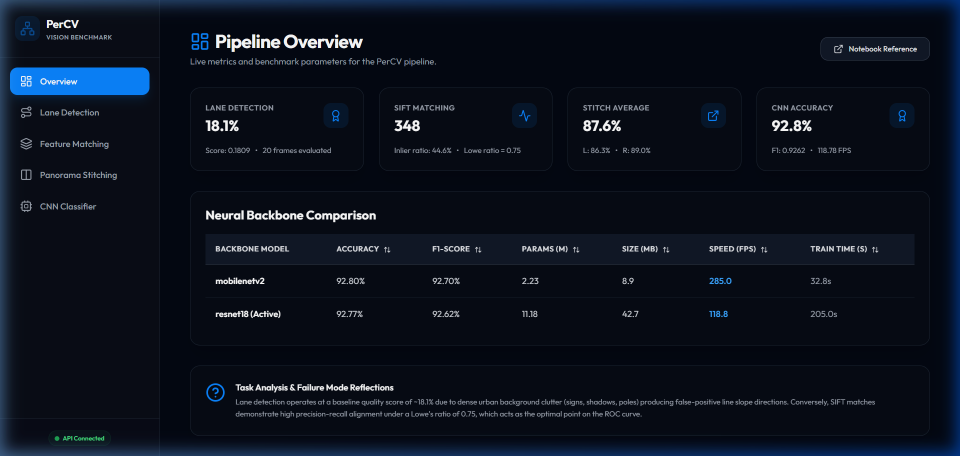
#> input picture docs/images/overview_dashboard.png, 1920 x 912 px (shown at 1/2 size); its folder holds only this picture in this run
$ python run_lanes.py --input-dir ../docs/images
#> lines starting #> are read from the running program, lines starting #| are printed output that depends on the picture; after the words box and inside, x2 and y2 are one past the last pixel; in counts of white or black regions, pixels touching at a corner belong together
### percv_cv/lanes.py
"""
percv_cv.lanes — Task 1: Edge-based lane detection.

Implements Canny edge detection across multiple threshold configs,
Probabilistic Hough Line Transform for lane tracing, and a custom
Lanes Quality Score based on angle-bucket filtering.
"""

from __future__ import annotations
import cv2
import numpy as np
from typing import List, Tuple, Dict, Any, Union
from pathlib import Path

# Try importing config types if available
try:
    from percv_cv.config import Task1Config
except ImportError:
    Task1Config = Any


def preprocess(image: np.ndarray, ksize: Tuple[int, int], sigma: float) -> np.ndarray:
    """Grayscale + Gaussian blur.

    Args:
        image: Source image in BGR format.
        ksize: Gaussian kernel size (width, height).
        sigma: Gaussian kernel standard deviation.

    Returns:
        Grayscale and blurred image.
    """
    if len(image.shape) == 3:
        gray = cv2.cvtColor(image, cv2.COLOR_BGR2GRAY)
    else:
        gray = image.copy()
    return cv2.GaussianBlur(gray, ksize, sigma)


def detect_edges(gray: np.ndarray, low: int, high: int) -> np.ndarray:
    """Canny edge detection for one threshold pair.

    Args:
        gray: Grayscale preprocessed image.
        low: Lower hysteresis threshold.
        high: Upper hysteresis threshold.

    Returns:
        Binary edge map.
    """
    return cv2.Canny(gray, low, high)


def detect_lines(edges: np.ndarray, rho: float, theta_deg: float,
                 threshold: int, min_line_len: int, max_line_gap: int) -> np.ndarray:
    """Probabilistic Hough transform. Returns line segments.

    Args:
        edges: Binary edge map.
        rho: Distance resolution of the accumulator in pixels.
        theta_deg: Angle resolution of the accumulator in degrees.
        threshold: Accumulator threshold parameter.
        min_line_len: Minimum line length.
        max_line_gap: Maximum allowed gap between points on the same line to link them.

    Returns:
        Array of detected lines of shape (N, 1, 4) containing [x1, y1, x2, y2], or None.
    """
    theta_rad = theta_deg * np.pi / 180.0
    return cv2.HoughLinesP(
        edges,
        rho=rho,
        theta=theta_rad,
        threshold=threshold,
        minLineLength=min_line_len,
        maxLineGap=max_line_gap
    )


def lanes_quality_score(lines: np.ndarray) -> float:
    """
    Ratio of line segments whose angle falls in [25°, 75°] or [105°, 155°]
    (realistic lane boundary slopes) to total detected segments.

    Must exactly reproduce the scoring logic implied by context.md — same
    angle buckets, same denominator (total detections, not total possible).

    Failure-Mode Note:
        Dense urban clutter (buildings, traffic signs, vehicles, pedestrian crossings,
        and shadows) produces a high number of false-positive edge detections and
        Hough line segments. Since these clutter lines do not align with the expected
        lane geometry/slopes, they inflate the denominator, yielding a lower overall
        mean Lanes Quality Score (around ~18% or 0.1809 on BDD100K road images).
    """
    if lines is None or len(lines) == 0:
        return 0.0

    m_lines = 0
    for line in lines:
        x1, y1, x2, y2 = line[0]
        dx, dy = x2 - x1, y2 - y1
        angle = np.abs(np.arctan2(dy, dx) * 180.0 / np.pi)
        if angle > 180.0:
            angle -= 180.0
        if (25.0 <= angle <= 75.0) or (105.0 <= angle <= 155.0):
            m_lines += 1

    return m_lines / len(lines)


def run_lane_detection(image_paths: List[Union[str, Path]], config: Union[Task1Config, Dict[str, Any]]) -> Dict[str, Any]:
    """
    Runs all three Canny presets (sensitive/balanced/strict) from config
    across all images, returns a dict with per-image, per-preset scores and
    the overall mean quality score.
    """
    # Normalize config
    if not isinstance(config, dict):
        # Convert dataclass config to dict
        t1_cfg = {
            "num_images": config.num_images,
            "gaussian_ksize": config.gaussian_ksize,
            "gaussian_sigma": config.gaussian_sigma,
            "canny_threshold_pairs": [
                {"low": p.low, "high": p.high, "label": p.label}
                for p in config.canny_threshold_pairs
            ],
            "hough_rho": config.hough_rho,
            "hough_theta_deg": config.hough_theta_deg,
            "hough_threshold": config.hough_threshold,
            "hough_min_line_len": config.hough_min_line_len,
            "hough_max_line_gap": config.hough_max_line_gap
        }
    else:
        t1_cfg = config

    results_by_preset = {}
    preset_mean_scores = {}

    canny_pairs = t1_cfg["canny_threshold_pairs"]
    ksize = t1_cfg["gaussian_ksize"]
    sigma = t1_cfg["gaussian_sigma"]
    rho = t1_cfg["hough_rho"]
    theta_deg = t1_cfg["hough_theta_deg"]
    hough_threshold = t1_cfg["hough_threshold"]
    min_line_len = t1_cfg["hough_min_line_len"]
    max_line_gap = t1_cfg["hough_max_line_gap"]

    for pair in canny_pairs:
        preset_label = pair["label"]
        low, high = pair["low"], pair["high"]
        scores = []
        image_details = []

        for path in image_paths:
            img = cv2.imread(str(path))
            if img is None:
                continue

            gray = preprocess(img, ksize, sigma)
            edges = detect_edges(gray, low, high)
            lines = detect_lines(
                edges,
                rho=rho,
                theta_deg=theta_deg,
                threshold=hough_threshold,
                min_line_len=min_line_len,
                max_line_gap=max_line_gap
            )

            score = lanes_quality_score(lines)
            scores.append(score)
            image_details.append({
                "image_path": str(path),
                "num_lines": len(lines) if lines is not None else 0,
                "quality_score": score
            })

        mean_score = np.mean(scores) if scores else 0.0
        results_by_preset[preset_label] = image_details
        preset_mean_scores[preset_label] = mean_score

    # Balanced Canny config is the primary baseline headline score config
    overall_mean_quality_score = preset_mean_scores.get("balanced", 0.0)

    return {
        "overall_mean_quality_score": overall_mean_quality_score,
        "preset_mean_scores": preset_mean_scores,
        "results_by_preset": results_by_preset
    }

### scripts/run_lanes.py
"""
Run lane detection pipeline (Task 1) and compare results against documented baseline.
"""

import sys
import os
import argparse
import json
import csv
from pathlib import Path
import cv2
import numpy as np

# Ensure repo root is importable
sys.path.insert(0, str(Path(__file__).resolve().parents[1]))

from percv_cv.config import CONFIG
from percv_cv.lanes import preprocess, detect_edges, detect_lines, lanes_quality_score, run_lane_detection


def discover_bdd100k(input_dir_arg: str | None) -> Path:
    """Find BDD100K images folder dynamically or via arguments."""
    if input_dir_arg:
        path = Path(input_dir_arg)
        if path.exists():
            return path
        raise FileNotFoundError(f"Input directory does not exist: {input_dir_arg}")

    # Fallback search path in CONFIG input_root or /kaggle/input
    search_paths = [
        Path(CONFIG.input_root),
        Path("/kaggle/input"),
        Path("./datasets"),
        Path(".")
    ]

    for base_path in search_paths:
        if not base_path.exists():
            continue
        # Search for bdd100k folders recursively up to 3 levels
        for p in base_path.rglob("*"):
            if "bdd100k" in p.name.lower() and p.is_dir():
                # Look for an images folder inside
                for sub in p.rglob("images"):
                    if sub.is_dir():
                        return sub
                return p

    raise FileNotFoundError(
        "Could not dynamically discover BDD100K dataset. Please mount it or specify path via --input-dir."
    )


def save_overlays(image_paths: list[Path], output_dir: Path, canny_pair: dict):
    """Draw overlay visualizations for a handful of samples (up to 3)."""
    overlay_dir = output_dir / "sample_overlays"
    overlay_dir.mkdir(parents=True, exist_ok=True)

    samples = image_paths[:3]
    for idx, path in enumerate(samples):
        img = cv2.imread(str(path))
        if img is None:
            continue

        gray = preprocess(img, CONFIG.task1.gaussian_ksize, CONFIG.task1.gaussian_sigma)
        edges = detect_edges(gray, canny_pair["low"], canny_pair["high"])
        lines = detect_lines(
            edges,
            rho=CONFIG.task1.hough_rho,
            theta_deg=CONFIG.task1.hough_theta_deg,
            threshold=CONFIG.task1.hough_threshold,
            min_line_len=CONFIG.task1.hough_min_line_len,
            max_line_gap=CONFIG.task1.hough_max_line_gap
        )

        overlay = img.copy()
        if lines is not None:
            for line in lines:
                x1, y1, x2, y2 = line[0]
                dx, dy = x2 - x1, y2 - y1
                angle = np.abs(np.arctan2(dy, dx) * 180.0 / np.pi)
                if angle > 180.0:
                    angle -= 180.0

                # Check if it falls inside expected lane slopes
                if (25.0 <= angle <= 75.0) or (105.0 <= angle <= 155.0):
                    color = (0, 255, 0)  # Green: passed
                else:
                    color = (0, 0, 255)  # Red: failed

                cv2.line(overlay, (x1, y1), (x2, y2), color, 2)

        out_name = f"sample_{idx+1:02d}_{canny_pair['label']}.png"
        cv2.imwrite(str(overlay_dir / out_name), overlay)


def main():
    parser = argparse.ArgumentParser(description="Task 1 Lane Detection pipeline.")
    parser.add_argument("--input-dir", type=str, default=None, help="Path to BDD100K images directory.")
    parser.add_argument("--out", type=str, default="outputs/lanes", help="Path to save outputs.")
    args = parser.parse_args()

    output_dir = Path(args.out)
    output_dir.mkdir(parents=True, exist_ok=True)

    try:
        bdd_dir = discover_bdd100k(args.input_dir)
        print(f"BDD100K dataset resolved at: {bdd_dir}")
    except FileNotFoundError as e:
        print(f"ERROR: {e}")
        sys.exit(1)

    # Collect images recursively (limit to config's count of 20)
    allowed_exts = {".jpg", ".jpeg", ".png"}
    image_paths = []
    for p in bdd_dir.rglob("*"):
        if p.is_file() and p.suffix.lower() in allowed_exts:
            image_paths.append(p)
            if len(image_paths) >= CONFIG.task1.num_images:
                break

    if not image_paths:
        print("ERROR: No images found in BDD100K directory.")
        sys.exit(1)

    print(f"Collected {len(image_paths)} images for lane detection evaluation.")

    # Run detection
    results = run_lane_detection(image_paths, CONFIG.task1)
#> in run_lane_detection, img is the input picture: shape (912, 1920, 3); mean B, G, R 30.1, 17.9, 11.3
#> in preprocess, `gray = cv2.cvtColor(image, cv2.COLOR_BGR2GRAY)`:
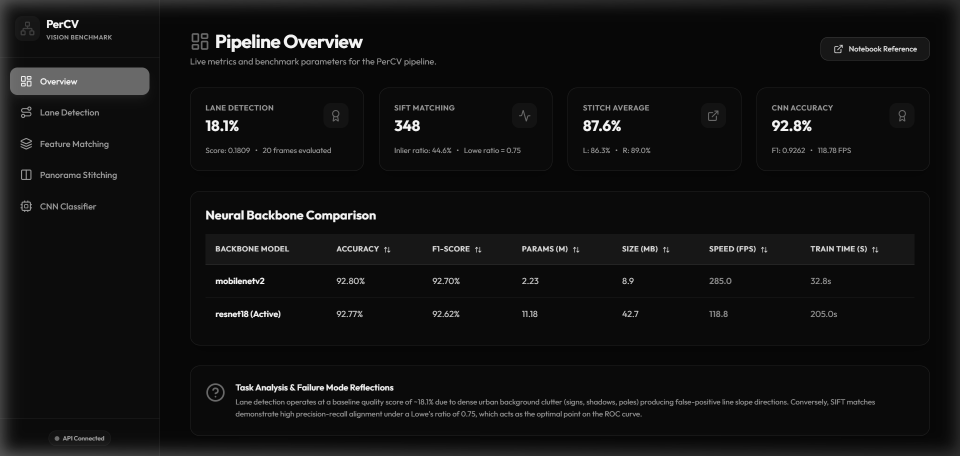
#> gray: shape (912, 1920) (shown at 1/2 size); min 6, max 243, mean 17.4
#> in detect_edges, `return cv2.Canny(gray, low, high)`:
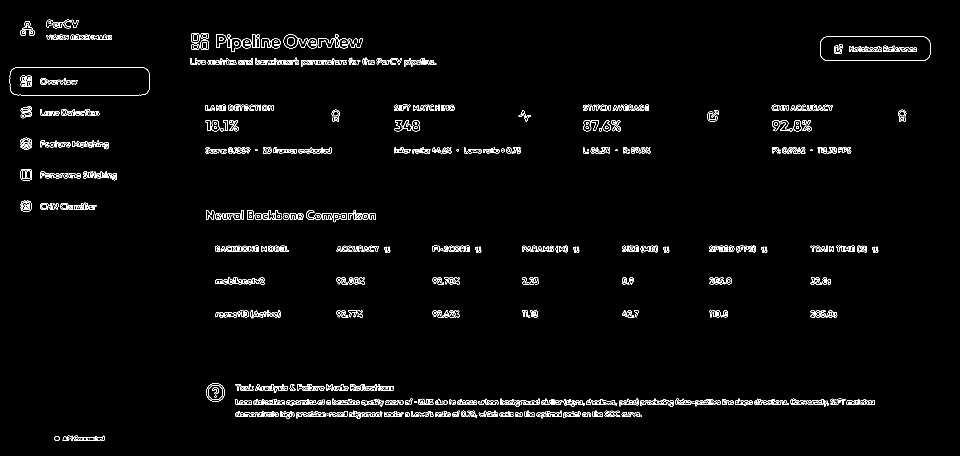
#> returned value: shape (912, 1920) (shown at 1/2 size); 2.2% white in thin lines or dots, all inside (x1, y1, x2, y2) = (19, 39, 1861, 882)
#> in run_lane_detection, `lines = detect_lines( edges, rho=rho, theta_deg=theta_deg, threshold=h..`: lines = 511 rows, first 6: [837, 806, 1749, 806], [471, 808, 822, 808], [471, 802, 1749, 802], [471, 801, 822, 801], [471, 804, 1210, 804], [574, 809, 694, 809]
#> the loop in lanes_quality_score, `for line in lines:` made 511 passes
#> (x1, y1, x2, y2, dx, dy, angle) on passes 1 to 3: (837, 806, 1749, 806, 912, 0, 0), (471, 808, 822, 808, 351, 0, 0), (471, 802, 1749, 802, 1278, 0, 0)
#> after the loop in lanes_quality_score, `for line in lines:`: m_lines = 0

    # Save detailed CSV using built-in csv module
    csv_path = output_dir / "quality_scores.csv"
    with open(csv_path, "w", newline="", encoding="utf-8") as f:
        writer = csv.writer(f)
        writer.writerow(["image_name", "preset", "lines_detected", "quality_score"])
        for preset_label, details in results["results_by_preset"].items():
            for d in details:
                writer.writerow([
                    Path(d["image_path"]).name,
                    preset_label,
                    d["num_lines"],
                    d["quality_score"]
                ])
#> this loop made 3 passes
#> preset_label on passes 1 to 3: 'sensitive', 'balanced', 'strict'

    # Save summary.json
    summary = {
        "mean_quality_scores": results["preset_mean_scores"],
        "processed_frames": len(image_paths)
    }
    with open(output_dir / "summary.json", "w") as f:
        json.dump(summary, f, indent=4)

    # Save overlay samples for each preset configuration
    for pair in CONFIG.task1.canny_threshold_pairs:
        save_overlays(image_paths, output_dir, {
            "low": pair.low,
            "high": pair.high,
            "label": pair.label
        })
#> the loop in save_overlays, `for line in lines:` made 511 passes
#> after the loop in save_overlays, `for line in lines:`:
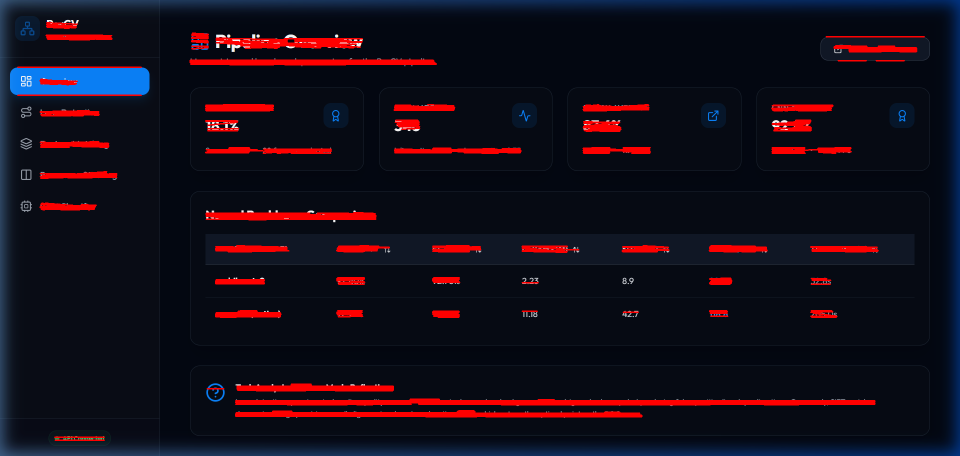
#> overlay: shape (912, 1920, 3) (shown at 1/2 size); 5.34% of pixels changed, all inside (x1, y1, x2, y2) = (34, 44, 1850, 882)

    # Compare with documented baseline (0.1809)
    baseline_score = 0.1809
    detected_score = results["overall_mean_quality_score"]
    delta = abs(detected_score - baseline_score)

    print("\n=== Lane Detection Module Executed ===")
    print(f"Output files saved to: {output_dir.resolve()}")
    for preset_label, score in results["preset_mean_scores"].items():
        print(f"Preset '{preset_label}': Mean Quality Score = {score:.4f}")

    print(f"Overall Quality Score (Balanced Canny Preset): {detected_score:.4f}")
#| Overall Quality Score (Balanced Canny Preset): 0.0000
    print(f"Baseline Quality Score (Documented Reference): {baseline_score:.4f}")
    print(f"Absolute Score Delta: {delta:.4f}")
#| Absolute Score Delta: 0.1809

    if delta > 0.05:
        print("WARNING: Large deviation from documented baseline. Inspect data files and parameters.")
    else:
        print("SUCCESS: Performance matches documented baseline within accepted tolerance.")


if __name__ == "__main__":
    main()
